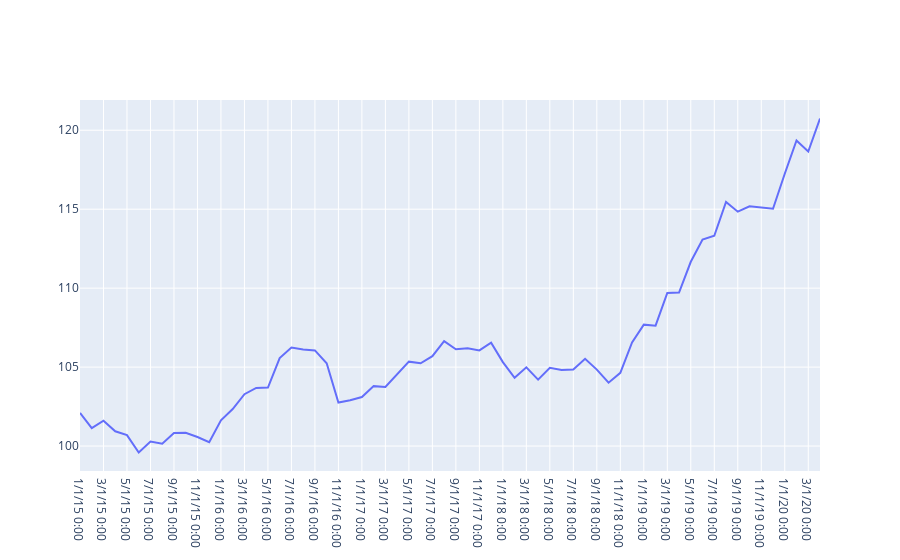

The notebook cell this image was saved under:
### Markdown cell above
# Plot for LBU Compound ($100 invested)

### Code cell
fig2 = go.Figure([go.Scatter(x=data['Date'],y=data['LBU Return Compound']) ])
fig2.show()
